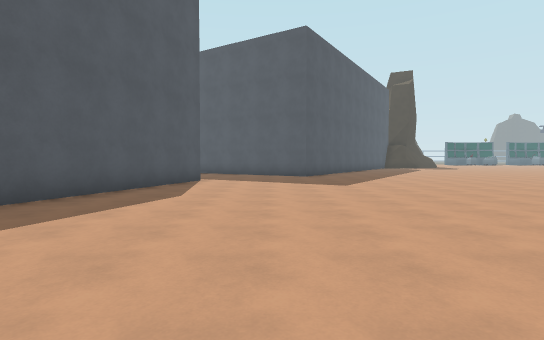
view 1 (above)

24 first-person views from a walk through a 3-D level made in the Godot game engine. The camera is 1.4 m above the floor, tilts 2° down and sees 80° across. The floor is counted in squares, 2.14 m on a side. Each view is taken from the middle of a square. On the plan, view 1 faces up. The plan holds only what a view shows up to about 10 squares ahead; the rest is blank. The place goes on beyond the plan. Characters and animated objects are left out. Some surface patterns are stand-ins.

view 2
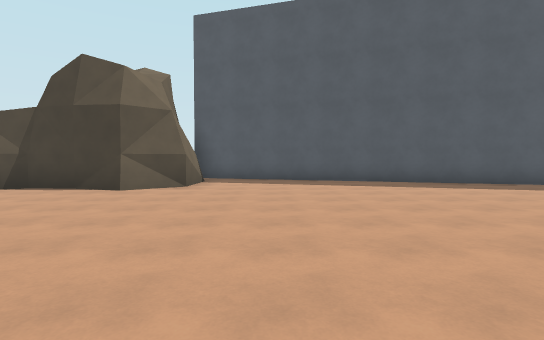

view 3
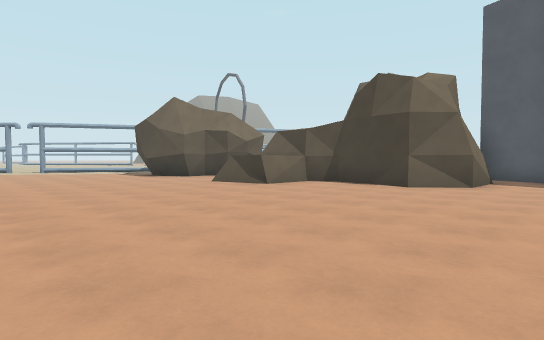

view 4
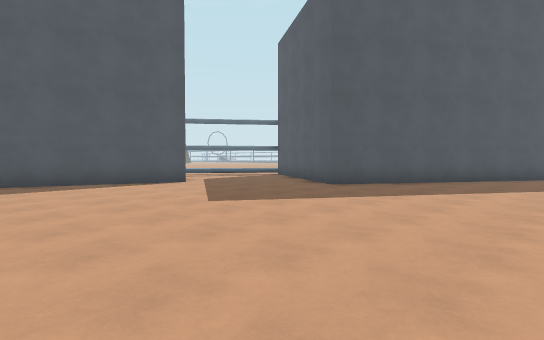

view 5
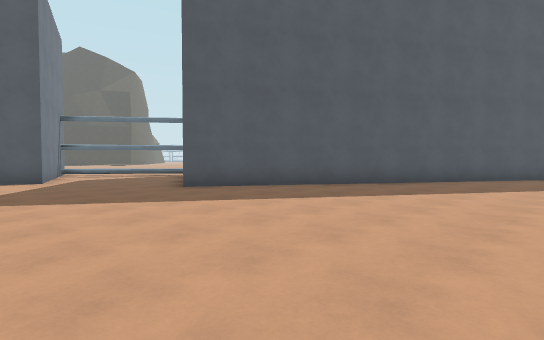

view 6
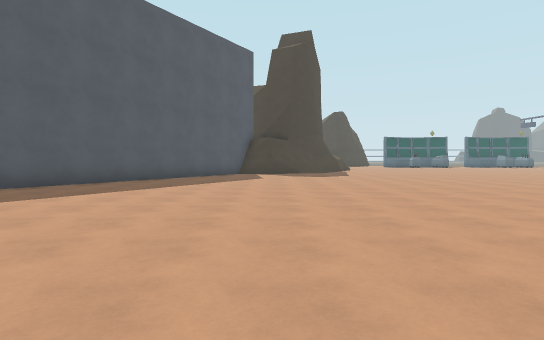

view 7
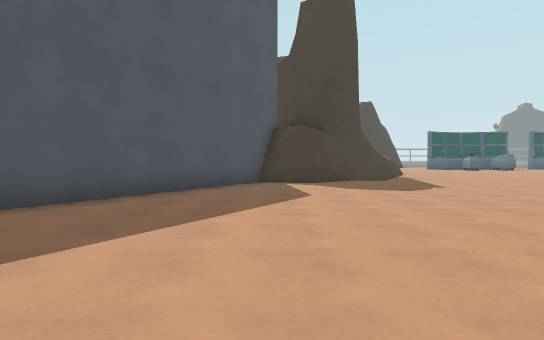

view 8
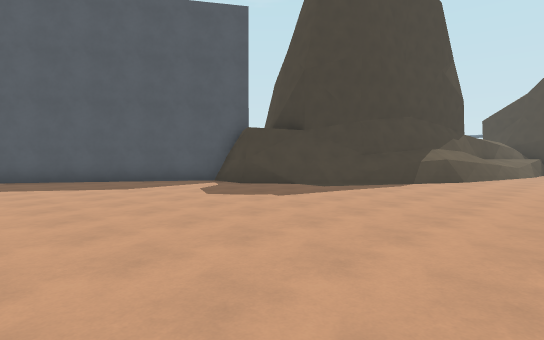

view 9
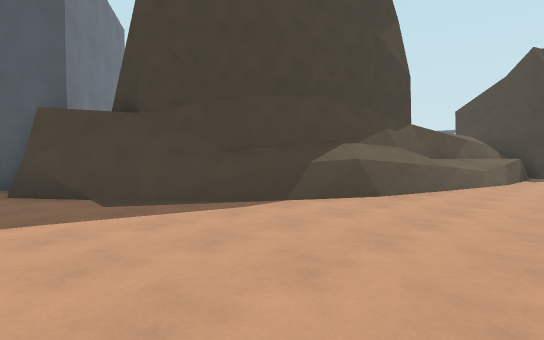

view 10
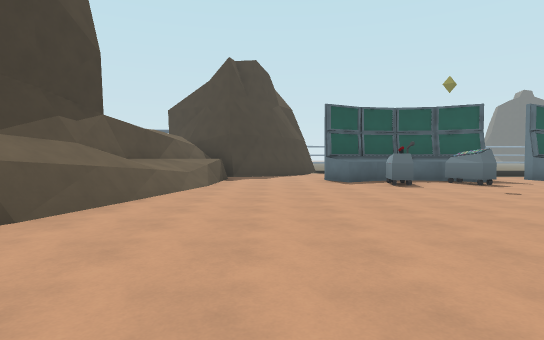

view 11
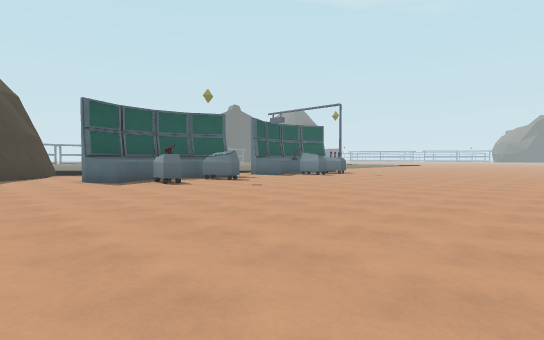

view 12
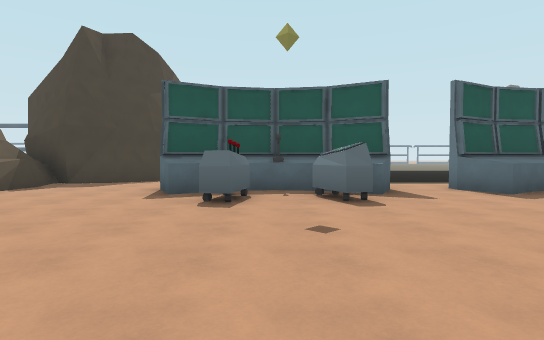

view 13
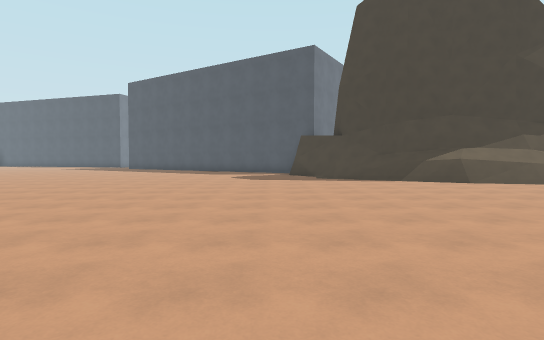

view 14
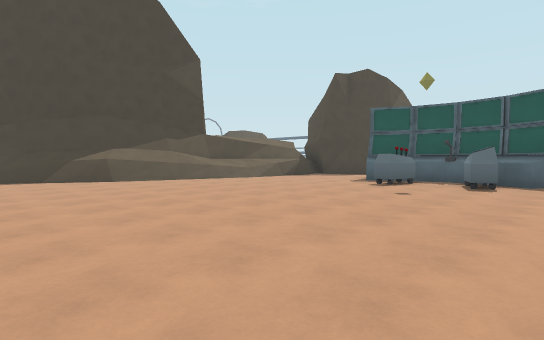

view 15
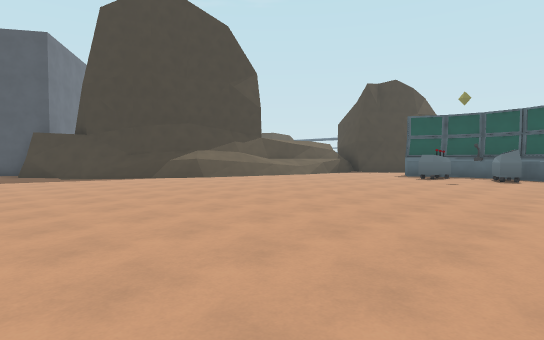

view 16
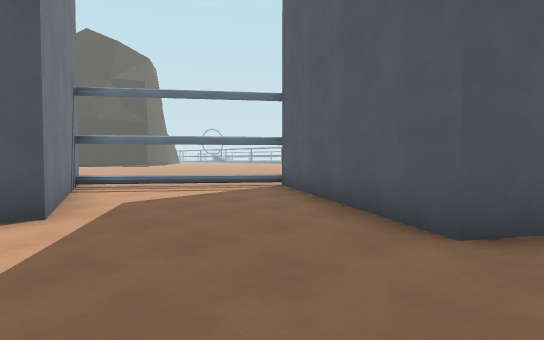

view 17
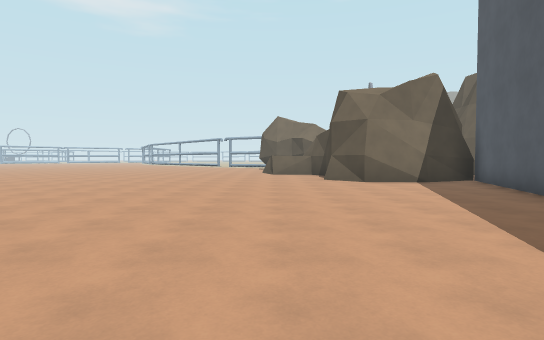

view 18
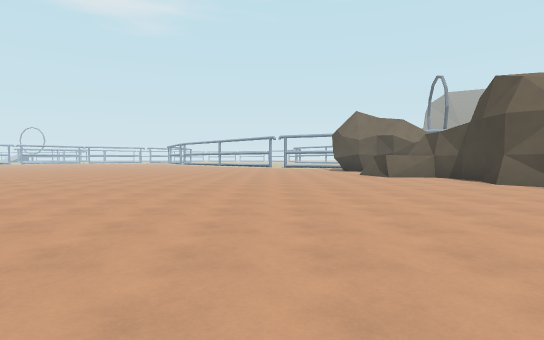

view 19
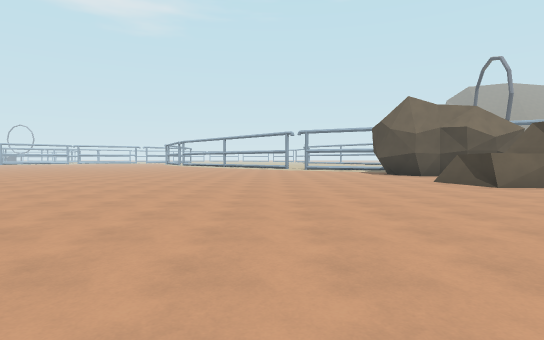

view 20
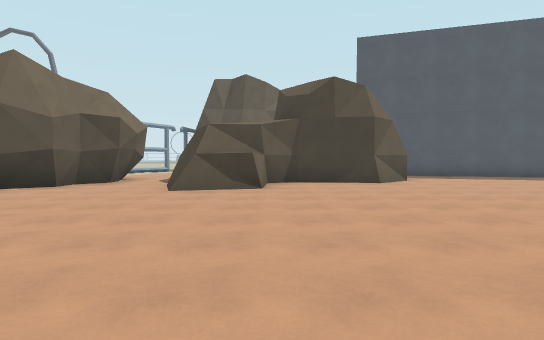

view 21
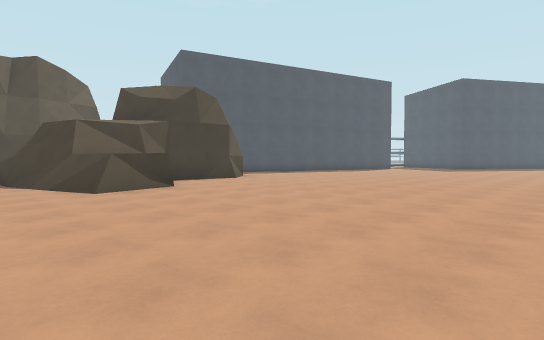

view 22
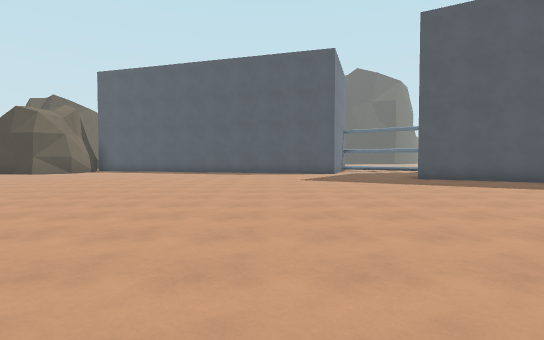

view 23
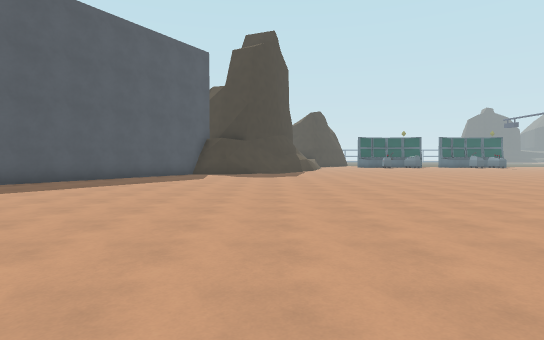

view 24
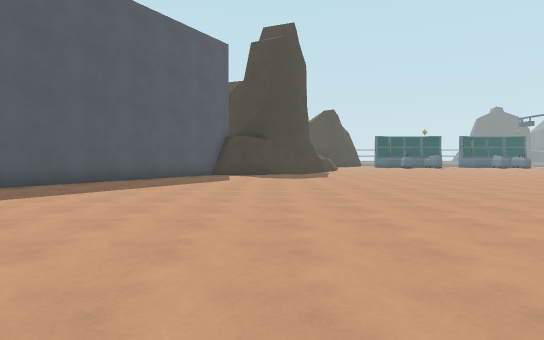

### Floor plan
Points are (right, up) in squares from view 1. A wall is a line through its corners. A room is listed if a view was taken in it or the views show most of it. See-through windows are left out.
Room 1 (views 1, 2, 3, 4, 5, 6, 7, 8, 9, 10, 11, 12, 13, 14, 15, 16, 17, 18, 19, 20, 21, 22, 23, 24)
walls: (9.1, 21.8) (7.6, 22); (11, 23.1) (9.2, 21.9) (7.8, 22.2) (1.2, 11.8) (-3.5, 14.8); (10.3, 23.4) (9, 21.9); (10.2, 23.5) (9.8, 23); (9.9, 23.7) (9.4, 23.3); (11.1, 24.7) (10.1, 23.4); (11.5, 25.2) (10, 23.8); (-2.3, -2.4) (-1.7, -3.1) (-2, -4.1); (-6.3, 11) (-2.1, 9.7) (-6.1, -2.7) (-4.4, -2.2); (0, -6.4) (0.1, -8); (12, 26.8) (11.4, 25.3); (12.3, 26.8) (11.2, 24.8); (-0.1, -6.4) (0.3, -7.9) (-2, -8.6); (-4.4, -2.1) (-2.6, -2) (-1.9, -3.1) (-2.1, -5.3) (-1.6, -6.2) (-1.4, -8.1) (-2.8, -8.8); (-1.6, -6.2) (-0.1, -6.4); (0.1, -7.7) (-1.9, -8.2); (12.4, 28.4) (12, 26.6); (-5.8, -2.7) (-4.2, -1.9) (-2.6, -2); (12.7, 29.9) (12.7, 28.3); (12.5, 30) (12.4, 28.2); (-1.6, -10.3) (-1.4, -10.5); (12.9, 31.3) (12.5, 29.8); (13.1, 32.7) (12.9, 31.1); (21.6, 31) (21.1, 30.9) (20.7, 31.9); (19.6, 31.8) (19.4, 30.7) (18.9, 30.8) (19.1, 31.9); (21.6, 31.1) (21.1, 30.9); (13.3, 33.1) (13.1, 32.4); (13.5, 33.1) (12.7, 29.8); (21.1, 32.5) (20.1, 32.7) (19.1, 32.5) (18.1, 31.9) (17.6, 32.9); (18.8, 33.3) (17.6, 32.7); (22.5, 32.7) (21.2, 33.4); (22.5, 32.9) (22, 31.9) (21.3, 32.4); (21.4, 33.4) (20.1, 33.7) (19.3, 33.5); (15.2, 34.9) (14.6, 34.5) (12.9, 35.5); (16.6, 35.5) (15.7, 34.9) (14.7, 34.6)
low walls: (10.4, 23.1) (9.8, 22.5); (12.5, 24.6) (11.6, 23.7); (-3.5, 14.8) (-6.3, 11); (13.3, 26.4) (12.3, 24.5); (13.5, 27.6) (13.3, 26.2); (0.3, -8) (-2.4, -8.9); (12.6, 28.4) (12.2, 26.7); (14.3, 34.2) (14.5, 33.5); (13.8, 34.3) (13.6, 33.6)
ways out: opening at (23, 33)

Where each view was taken, in squares from view 1:
view 1: 0 up, 0 right, facing up
view 2: 0 up, 5 right, facing left
view 3: 0 up, 6 right, facing down-left
view 4: 5 up, 6 right, facing up-left
view 5: 8 up, 8 right, facing up-left
view 6: 8 up, 9 right, facing up
view 7: 13 up, 8 right, facing up
view 8: 16 up, 16 right, facing up-left
view 9: 21 up, 16 right, facing up-left
view 10: 23 up, 16 right, facing up
view 11: 23 up, 15 right, facing up-right
view 12: 26 up, 20 right, facing up
view 13: 21 up, 22 right, facing left
view 14: 23 up, 23 right, facing up-left
view 15: 20 up, 23 right, facing up-left
view 16: 9 up, 2 right, facing up-left
view 17: 7 up, 0 right, facing down
view 18: 5 up, 4 right, facing down
view 19: 1 up, 5 right, facing down
view 20: 6 down, 7 right, facing left
view 21: 10 down, 7 right, facing up-left
view 22: 7 up, 12 right, facing left
view 23: 8 up, 11 right, facing up
view 24: 9 up, 10 right, facing up
